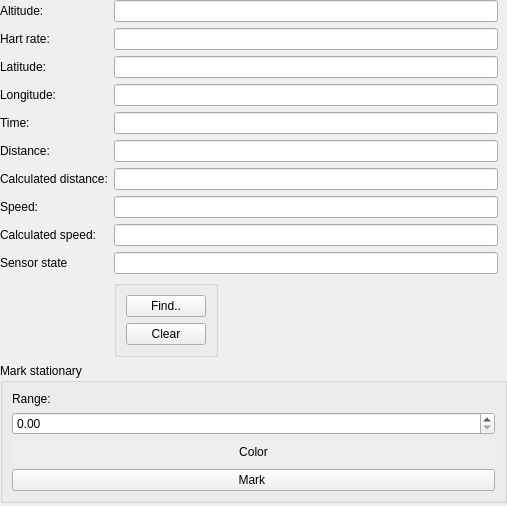
       <widget class="QWidget" name="scrollAreaWidgetContents_4">
        <property name="geometry">
         <rect>
          <x>0</x>
          <y>0</y>
          <width>507</width>
          <height>506</height>
         </rect>
        </property>
        <layout class="QVBoxLayout" name="verticalLayout_14">
         <property name="leftMargin">
          <number>0</number>
         </property>
         <property name="topMargin">
          <number>0</number>
         </property>
         <property name="rightMargin">
          <number>0</number>
         </property>
         <property name="bottomMargin">
          <number>0</number>
         </property>
         <item>
          <widget class="QFrame" name="frameFilders1_2">
           <property name="frameShape">
            <enum>QFrame::NoFrame</enum>
           </property>
           <property name="frameShadow">
            <enum>QFrame::Raised</enum>
           </property>
           <layout class="QFormLayout" name="formLayout_6">
            <property name="leftMargin">
             <number>0</number>
            </property>
            <property name="topMargin">
             <number>0</number>
            </property>
            <property name="rightMargin">
             <number>9</number>
            </property>
            <property name="bottomMargin">
             <number>0</number>
            </property>
            <item row="0" column="0">
             <widget class="QLabel" name="label_167">
              <property name="text">
               <string>Altitude:</string>
              </property>
             </widget>
            </item>
            <item row="0" column="1">
             <widget class="QLineEdit" name="editFindByAltitude"/>
            </item>
            <item row="1" column="0">
             <widget class="QLabel" name="label_168">
              <property name="text">
               <string>Hart rate:</string>
              </property>
             </widget>
            </item>
            <item row="1" column="1">
             <widget class="QLineEdit" name="editFindByHartRate"/>
            </item>
            <item row="2" column="0">
             <widget class="QLabel" name="label_165">
              <property name="text">
               <string>Latitude:</string>
              </property>
             </widget>
            </item>
            <item row="4" column="0">
             <widget class="QLabel" name="label_164">
              <property name="text">
               <string>Time:</string>
              </property>
             </widget>
            </item>
            <item row="3" column="0">
             <widget class="QLabel" name="label_166">
              <property name="text">
               <string>Longitude:</string>
              </property>
             </widget>
            </item>
            <item row="2" column="1">
             <widget class="QLineEdit" name="editFindByLatitude"/>
            </item>
            <item row="3" column="1">
             <widget class="QLineEdit" name="editFindByLongitude"/>
            </item>
            <item row="4" column="1">
             <widget class="QLineEdit" name="editFindByTime"/>
            </item>
            <item row="5" column="0">
             <widget class="QLabel" name="label_158">
              <property name="text">
               <string>Distance:</string>
              </property>
             </widget>
            </item>
            <item row="5" column="1">
             <widget class="QLineEdit" name="editFindByDistance"/>
            </item>
            <item row="6" column="0">
             <widget class="QLabel" name="label_159">
              <property name="text">
               <string>Calculated distance:</string>
              </property>
             </widget>
            </item>
            <item row="6" column="1">
             <widget class="QLineEdit" name="editFindByCalculatedDistance"/>
            </item>
            <item row="7" column="0">
             <widget class="QLabel" name="label_160">
              <property name="text">
               <string>Speed:</string>
              </property>
             </widget>
            </item>
            <item row="7" column="1">
             <widget class="QLineEdit" name="editFindBySpeed"/>
            </item>
            <item row="8" column="0">
             <widget class="QLabel" name="label_161">
              <property name="text">
               <string>Calculated speed:</string>
              </property>
             </widget>
            </item>
            <item row="8" column="1">
             <widget class="QLineEdit" name="editFindByCalculatedSpeed"/>
            </item>
            <item row="9" column="0">
             <widget class="QLabel" name="label_162">
              <property name="text">
               <string>Sensor state</string>
              </property>
             </widget>
            </item>
            <item row="9" column="1">
             <widget class="QLineEdit" name="editFindBySensorState"/>
            </item>
            <item row="10" column="1">
             <widget class="QGroupBox" name="groupBoxFilterButtons_2">
              <property name="sizePolicy">
               <sizepolicy hsizetype="Fixed" vsizetype="Fixed">
                <horstretch>0</horstretch>
                <verstretch>0</verstretch>
               </sizepolicy>
              </property>
              <property name="title">
               <string/>
              </property>
              <property name="alignment">
               <set>Qt::AlignLeading|Qt::AlignLeft|Qt::AlignVCenter</set>
              </property>
              <property name="flat">
               <bool>true</bool>
              </property>
              <layout class="QVBoxLayout" name="verticalLayout_12">
               <item>
                <widget class="QPushButton" name="pushButtonFind">
                 <property name="text">
                  <string>Find..</string>
                 </property>
                </widget>
               </item>
               <item>
                <widget class="QPushButton" name="pushButtonFindClear">
                 <property name="text">
                  <string>Clear</string>
                 </property>
                </widget>
               </item>
              </layout>
             </widget>
            </item>
           </layout>
          </widget>
         </item>
         <item>
          <widget class="QGroupBox" name="groupBox_28">
           <property name="title">
            <string>Mark stationary</string>
           </property>
           <layout class="QVBoxLayout" name="verticalLayout_13">
            <item>
             <widget class="QLabel" name="label_163">
              <property name="sizePolicy">
               <sizepolicy hsizetype="Minimum" vsizetype="Minimum">
                <horstretch>0</horstretch>
                <verstretch>0</verstretch>
               </sizepolicy>
              </property>
              <property name="text">
               <string>Range:</string>
              </property>
             </widget>
            </item>
            <item>
             <widget class="QDoubleSpinBox" name="spinBoxMarkStatSelectRange"/>
            </item>
            <item>
             <widget class="QPushButton" name="markStatSelColor">
              <property name="focusPolicy">
               <enum>Qt::NoFocus</enum>
              </property>
              <property name="autoFillBackground">
               <bool>true</bool>
              </property>
              <property name="text">
               <string>Color</string>
              </property>
              <property name="flat">
               <bool>true</bool>
              </property>
             </widget>
            </item>
            <item>
             <widget class="QPushButton" name="pushButtonMarkStat">
              <property name="text">
               <string>Mark </string>
              </property>
             </widget>
            </item>
           </layout>
          </widget>
         </item>
         <item>
          <spacer name="verticalSpacer">
           <property name="orientation">
            <enum>Qt::Vertical</enum>
           </property>
           <property name="sizeHint" stdset="0">
            <size>
             <width>20</width>
             <height>40</height>
            </size>
           </property>
          </spacer>
         </item>
        </layout>
       </widget>
